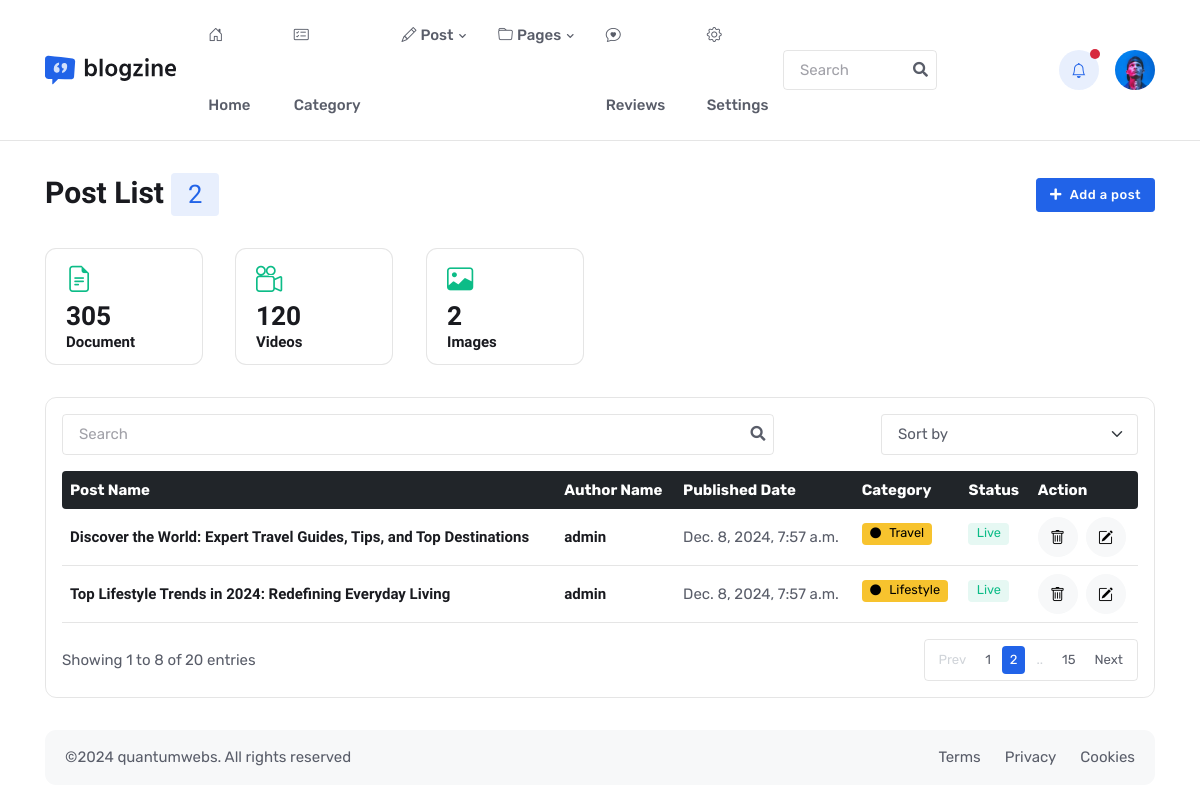
The page /post-list/ on the database its author committed.
### core/models.py (models this page shows, shortened)
class Post(models.Model):
    title               = models.CharField(max_length=250)
    short_description   = models.TextField(max_length=250)
    user                = models.ForeignKey(User, on_delete=models.CASCADE)
    content             = models.TextField()
    comments            = models.TextField(max_length=500)
    views               = models.PositiveIntegerField()
    slug                = models.SlugField(unique=True)
    published           = models.BooleanField(default=False)
    featured_image      = models.ForeignKey(Image, on_delete=models.CASCADE, blank=False, null=False)
    tags                = models.ManyToManyField(Tag, related_name='posts', blank=True)
    category            = models.ForeignKey(Category, on_delete=models.CASCADE ,related_name='posts', blank=True)
    metadata            = models.OneToOneField(MetaData, on_delete=models.CASCADE)
    created_at          = models.DateTimeField(auto_now_add=True, blank= True, null=True)
    updated_at          = models.DateTimeField(auto_now=True, blank=True, null=True)

class Category(models.Model):
    Name            = models.CharField(max_length=250)
    description     = models.TextField(max_length=250)
    images          = models.ForeignKey(Image, on_delete=models.CASCADE)
    slug            = models.SlugField(unique=True)
    metadata        = models.OneToOneField(MetaData, on_delete=models.CASCADE)
    def __str__(self):
        return self.Name

### core/views.py (the view)
# urls.py: path('post-list/', views.post_list, name='post_list'),
def post_list(request):
    posts = Post.objects.all()
    posts_count = posts.count()
    featured_image_count = Post.objects.filter(featured_image__isnull=False).count()
    context = {
        'title'         : 'Post List',
        'posts'         : posts,
        'posts_count'   : posts_count,
        'featured_image_count' : featured_image_count
    }
    return render(request, 'post/post-list.html', context)

### core/templates/post/post-list.html (shortened to what this page needs)
{% extends "base.html" %}
{% load static %}
{% block content %}
<main>
<section class="py-4">
	<div class="container">
    <div class="row pb-4">
			<div class="col-12">
				<div class="d-sm-flex justify-content-sm-between align-items-center">
					<h1 class="mb-2 mb-sm-0 h2">Post List <span class="badge bg-primary bg-opacity-10 text-primary">{{ posts_count }}</span></h1>
					<a href="{% url "post_create" %}" class="btn btn-sm btn-primary mb-0"><i class="fas fa-plus me-2"></i>Add a post</a>
				</div>
			</div>
		</div>
		<div class="row">
			<div class="col-12">
          <div class="row g-4 mb-4">
            <div class="col-sm-4 col-lg-2">
              <div class="card card-body border h-100">
                <div class="fs-3 text-start text-success">
                  <i class="bi bi-file-earmark-text"></i>
                </div>
                <div class="ms-0">
                  <h3 class="mb-0">305</h3>
                  <h6 class="mb-0">Document</h6>
                </div>
              </div>
            </div>
            <div class="col-sm-4 col-lg-2">
              <div class="card card-body border h-100">
                <div class="fs-3 text-start text-success">
                  <i class="bi bi-camera-reels"></i>
                </div>
                <div class="ms-0">
                  <h3 class="mb-0">120</h3>
                  <h6 class="mb-0">Videos</h6>
                </div>
              </div>
            </div>
            <div class="col-sm-4 col-lg-2">
              <div class="card card-body border h-100">
                <div class="fs-3 text-start text-success">
                  <i class="bi bi-image"></i>
                </div>
                <a  href="{% url "images" %}" class="ms-0">
                  <h3 class="mb-0">{{featured_image_count}}</h3>
                  <h6 class="mb-0">Images</h6>
                </a>
              </div>
            </div>
          </div>
          <div class="card border bg-transparent rounded-3">
            <div class="card-body p-3">
              <div class="row g-3 align-items-center justify-content-between mb-3">
                <div class="col-md-8">
                  <form class="rounded position-relative">
                    <input class="form-control pe-5 bg-transparent" type="search" placeholder="Search" aria-label="Search">
                    <button class="btn bg-transparent border-0 px-2 py-0 position-absolute top-50 end-0 translate-middle-y" type="submit"><i class="fas fa-search fs-6 "></i></button>
                  </form>
                </div>
                <div class="col-md-3">
                  <form>
                    <select class="form-select z-index-9 bg-transparent" aria-label=".form-select-sm">
                      <option value="">Sort by</option>
                    </select>
                  </form>
                </div>
              </div>
              <div class="table-responsive border-0">
                <table class="table align-middle p-4 mb-0 table-hover table-shrink">
                  <thead class="table-dark">
                    <tr>
                      <th scope="col" class="border-0 rounded-start">Post Name</th>
                      <th scope="col" class="border-0">Author Name</th>
                      <th scope="col" class="border-0">Published Date</th>
                      <th scope="col" class="border-0">Category</th>
                      <th scope="col" class="border-0">Status</th>
                      <th scope="col" class="border-0 rounded-end">Action</th>
                    </tr>
                  </thead>
                  <tbody class="border-top-0">
                     {% for post in posts %}
                     <tr>
                      <td>
                        <h6 class="course-title mt-2 mt-md-0 mb-0"><a href="#">{{post.title|truncatechars:100}}</a></h6>
                      </td>
                      <td>
                        <h6 class="mb-0"><a href="#">{{post.user}}</a></h6>
                      </td>
                      <td>{{ post.created_at }}</td>
                      <td>
                        <a href="#" class="badge text-bg-warning mb-2"><i class="fas fa-circle me-2 small fw-bold"></i>{{post.category}}</a>
                      </td>
                      <td>
                        {% if post.published %}
                        <span class="badge bg-success bg-opacity-10 text-success mb-2">Live</span>
                        {% else %}
                        <span class="badge bg-danger bg-opacity-10 text-danger mb-2">Draft</span>
                        {% endif %}
                      </td>
                      <td>
                        <div class="d-flex gap-2">
                          <a href="#" class="btn btn-light btn-round mb-0" data-bs-toggle="tooltip" data-bs-placement="top" title="Delete"><i class="bi bi-trash"></i></a>
                          <a href="dashboard-post-edit.html" class="btn btn-light btn-round mb-0" data-bs-toggle="tooltip" data-bs-placement="top" title="Edit"><i class="bi bi-pencil-square"></i></a>
                        </div>
                      </td>
                    </tr>
                     {% endfor %}
                  </tbody>
                </table>
              </div>
              <div class="d-sm-flex justify-content-sm-between align-items-sm-center mt-4 mt-sm-3">
                <p class="mb-sm-0 text-center text-sm-start">Showing 1 to 8 of 20 entries</p>
                <nav class="mb-sm-0 d-flex justify-content-center" aria-label="navigation">
                  <ul class="pagination pagination-sm pagination-bordered mb-0">
                    <li class="page-item disabled">
                      <a class="page-link" href="#" tabindex="-1" aria-disabled="true">Prev</a>
                    </li>
                    <li class="page-item"><a class="page-link" href="#">1</a></li>
                    <li class="page-item active"><a class="page-link" href="#">2</a></li>
                    <li class="page-item disabled"><a class="page-link" href="#">..</a></li>
                    <li class="page-item"><a class="page-link" href="#">15</a></li>
                    <li class="page-item">
                      <a class="page-link" href="#">Next</a>
                    </li>
                  </ul>
                </nav>
              </div>
            </div>
          </div>
      </div>
    </div>
  </div>
</section>
</main>
{% endblock content %}

### rows shown on the page
Post: title "Discover the World: Expert Travel Guides, Tips, and Top Destinations", user "admin", created_at "Dec. 8, 2024, 7:57 a.m.", category "Travel", published "Live"
Post: title "Top Lifestyle Trends in 2024: Redefining Everyday Living", user "admin", created_at "Dec. 8, 2024, 7:57 a.m.", category "Lifestyle", published "Live"

### other values the page prints
{{ posts_count }} "2"
{{ featured_image_count }} "2"
